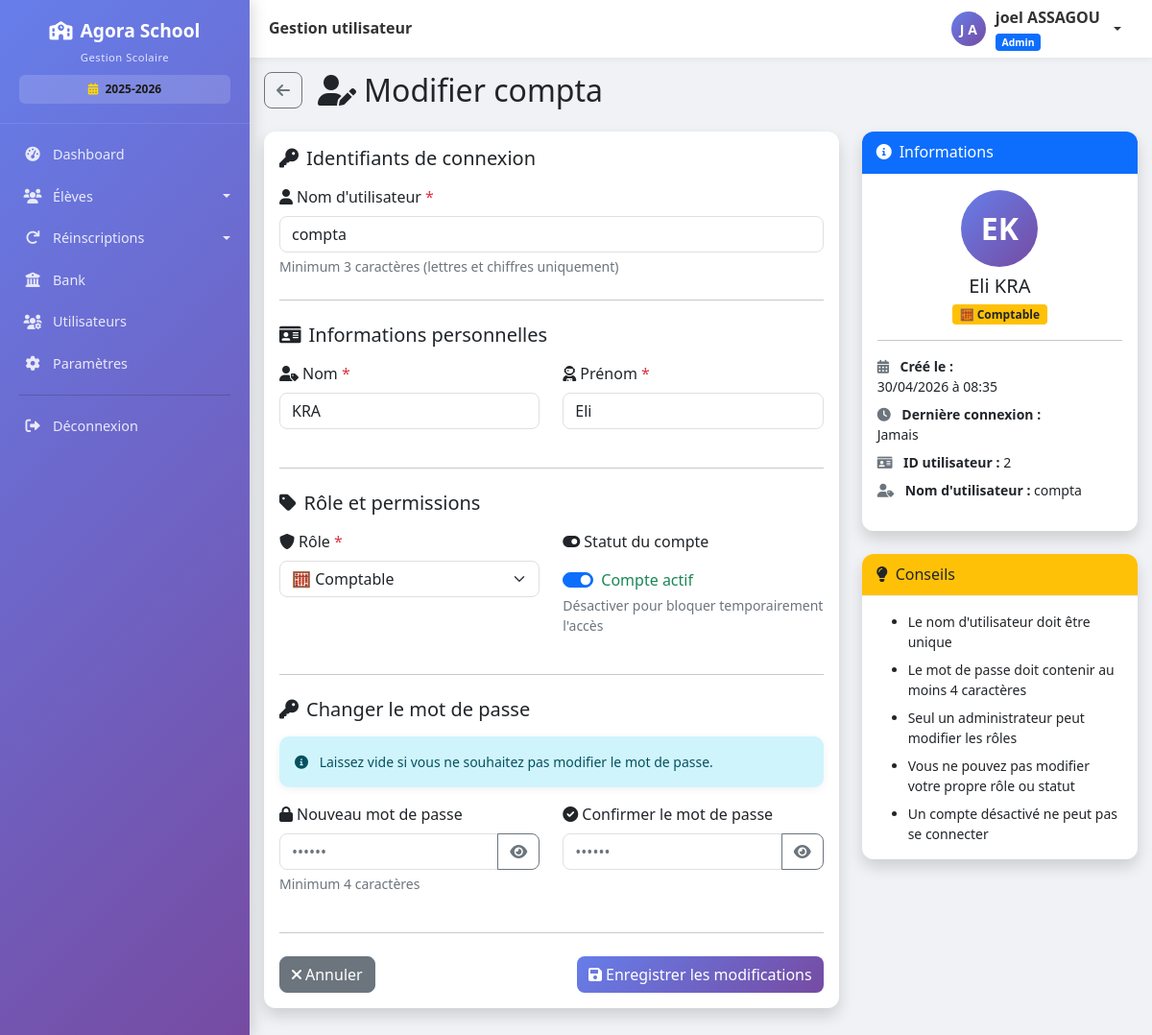
Page /utilisateurs/2/modifier (signed in) on the earlier database version.
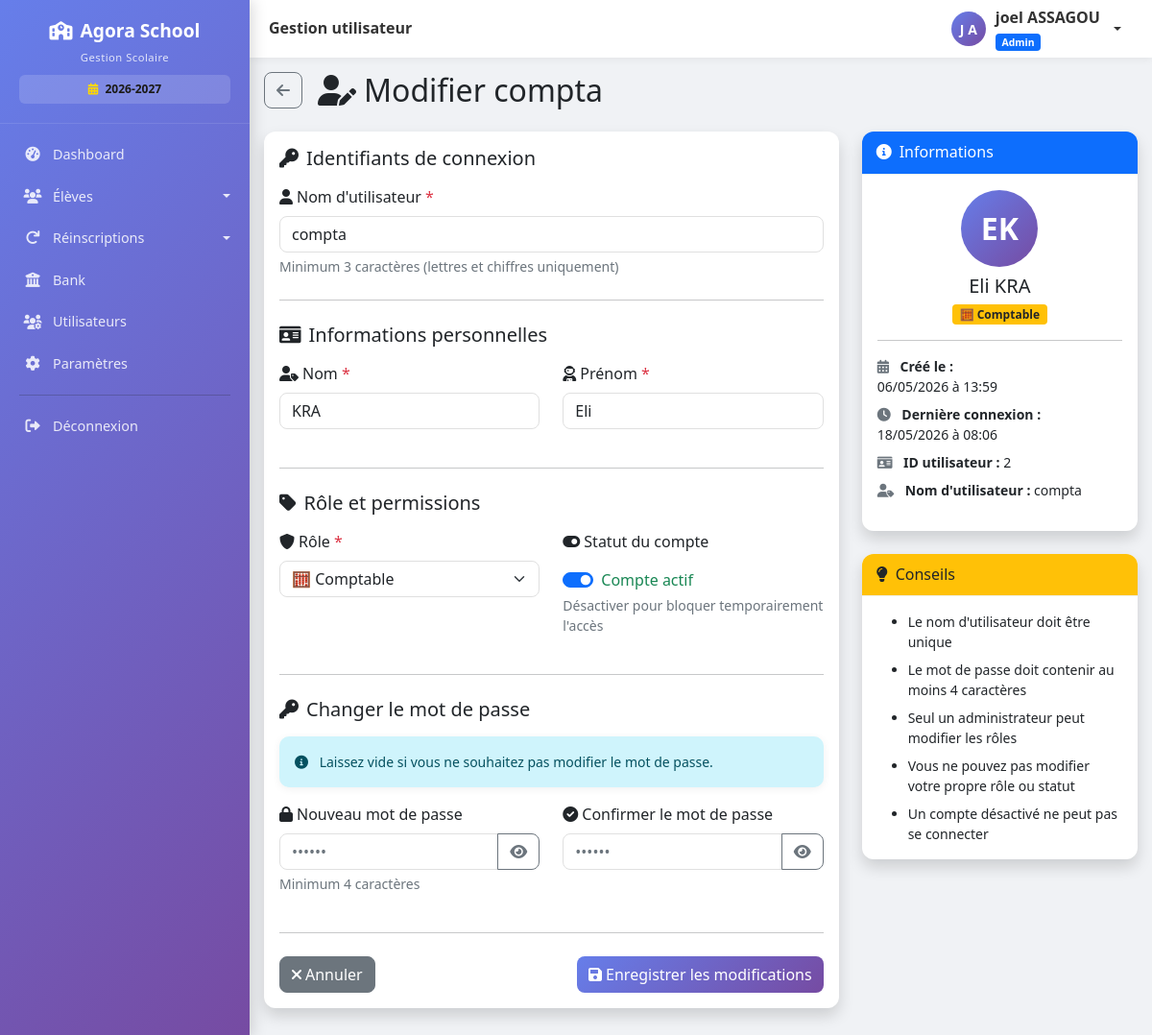
Same page on the later database version.
### models.py (models this page shows, shortened)
class Parametre(db.Model):
    __tablename__ = 'parametres'
    id = db.Column(db.Integer, primary_key=True)
    cle = db.Column(db.String(100), unique=True, nullable=False)
    valeur = db.Column(db.String(500))
    description = db.Column(db.String(200))
    date_modification = db.Column(db.DateTime, default=datetime.utcnow, onupdate=datetime.utcnow)

class User(UserMixin, db.Model):
    __tablename__ = 'users'
    id = db.Column(db.Integer, primary_key=True)
    username = db.Column(db.String(80), unique=True, nullable=False, index=True)
    password_hash = db.Column(db.String(200), nullable=False)
    nom = db.Column(db.String(100), nullable=False)
    prenom = db.Column(db.String(100), nullable=False)
    role = db.Column(db.String(20), default='user')  # admin, comptable, user
    actif = db.Column(db.Boolean, default=True)
    created_at = db.Column(db.DateTime, default=datetime.utcnow)
    last_login = db.Column(db.DateTime, nullable=True)
    @property
    def nom_complet(self):
        return f"{self.prenom} {self.nom}"

### routes.py (the view, shortened to what this page needs)
@app.route('/utilisateurs/<int:user_id>/modifier', methods=['GET', 'POST'])
@login_required
@admin_required
def modifier_utilisateur(user_id):
    utilisateur = User.query.get_or_404(user_id)
    utilisateurs_admin_count = User.query.filter_by(role='admin', actif=True).count()
    return render_template('utilisateurs/modifier.html',
                         utilisateur=utilisateur,
                         utilisateurs_admin_count=utilisateurs_admin_count)

### app.py (called while the page is built)
@app.after_request
def close_db_connection(response):
    try:
        db.session.close()
    except:
        pass
    return response

### routes.py (called while the page is built)
@login_manager.user_loader
def load_user(user_id):
    return User.query.get(int(user_id))

def admin_required(f):
    @wraps(f)
    def decorated_function(*args, **kwargs):
        if not current_user.is_authenticated or current_user.role != 'admin':
            flash('Accès réservé aux administrateurs', 'danger')
            return redirect(url_for('liste_eleves'))
        return f(*args, **kwargs)
    return decorated_function

@app.context_processor
def injecter_parametres_ecole():
    try:
        params = Parametre.query.all()
        parametres = {p.cle: p.valeur for p in params}
    except:
        parametres = {}
    defaults = {
        'nom_ecole': 'GS LAUREADES',
        'devise': 'FCFA',
        'annee_scolaire': '2024-2025',
        'adresse_ecole': '',
        'telephone_ecole': '',
        'email_notification': ''
    }
    for key, value in defaults.items():
        if key not in parametres or not parametres[key]:
            parametres[key] = value
    return dict(parametres_ecole=parametres)

### templates/utilisateurs/modifier.html (shortened to what the changed rows need)
{% extends "base.html" %}
{% block content %}
<div class="d-flex align-items-center mb-4">
    <a href="{{ url_for('liste_utilisateurs') }}" class="btn btn-outline-secondary me-3">
        <i class="fas fa-arrow-left"></i>
    </a>
    <h2 class="mb-0"><i class="fas fa-user-edit me-2"></i>Modifier {{ utilisateur.username }}</h2>
</div>
<div class="row">
    <div class="col-lg-8">
        <div class="card shadow">
            <div class="card-body">
                <form method="POST" id="userForm">
                    <div class="mb-3">
                        <label for="username" class="form-label">
                            <i class="fas fa-user me-1"></i>Nom d'utilisateur
                            <span class="text-danger">*</span>
                        </label>
                        <input type="text"
                               class="form-control"
                               id="username"
                               name="username"
                               value="{{ utilisateur.username }}"
                               required
                               minlength="3">
                        <div class="form-text">Minimum 3 caractères (lettres et chiffres uniquement)</div>
                    </div>
                    <div class="row">
                        <div class="col-md-6 mb-3">
                            <label for="nom" class="form-label">
                                <i class="fas fa-user-tag me-1"></i>Nom
                                <span class="text-danger">*</span>
                            </label>
                            <input type="text"
                                   class="form-control"
                                   id="nom"
                                   name="nom"
                                   value="{{ utilisateur.nom }}"
                                   required
                                   minlength="2">
                        </div>
                        <div class="col-md-6 mb-3">
                            <label for="prenom" class="form-label">
                                <i class="fas fa-user-astronaut me-1"></i>Prénom
                                <span class="text-danger">*</span>
                            </label>
                            <input type="text"
                                   class="form-control"
                                   id="prenom"
                                   name="prenom"
                                   value="{{ utilisateur.prenom }}"
                                   required
                                   minlength="2">
                        </div>
                    </div>
                    <div class="row">
                        <div class="col-md-6 mb-3">
                            <label for="role" class="form-label">
                                <i class="fas fa-shield-alt me-1"></i>Rôle
                                <span class="text-danger">*</span>
                            </label>
                            <select class="form-select" id="role" name="role" {% if utilisateur.id == current_user.id %}disabled{% endif %}>
                                <option value="comptable" {% if utilisateur.role == 'comptable' %}selected{% endif %}>
                                    🧮 Comptable
                                </option>
                            </select>
                        </div>
                        <div class="col-md-6 mb-3">
                            <div class="form-check form-switch mt-2">
                                <input class="form-check-input" type="checkbox" id="actif" name="actif"
                                       {% if utilisateur.actif %}checked{% endif %}
                                       {% if utilisateur.id == current_user.id %}disabled{% endif %}>
                                <label class="form-check-label" for="actif">
                                    <span id="statutLabel" class="{% if utilisateur.actif %}text-success{% else %}text-danger{% endif %}">
                                    </span>
                                </label>
                            </div>
                        </div>
                    </div>
                </form>
            </div>
        </div>
    </div>
    <div class="col-lg-4">
        <div class="card shadow mb-4">
            <div class="card-body">
                <div class="text-center mb-3">
                    <div class="avatar-lg mx-auto mb-2">
                        <span class="avatar-initials">{{ utilisateur.prenom[0] }}{{ utilisateur.nom[0] }}</span>
                    </div>
                    <h5 class="mb-1">{{ utilisateur.nom_complet }}</h5>
                    <span class="badge {% if utilisateur.role == 'admin' %}bg-danger{% elif utilisateur.role == 'comptable' %}bg-warning text-dark{% else %}bg-info{% endif %}">
                        {% if utilisateur.role == 'admin' %}👑 Administrateur
                        {% elif utilisateur.role == 'comptable' %}🧮 Comptable
                        {% else %}👤 Opérateur{% endif %}
                    </span>
                </div>
                <ul class="list-unstyled small">
                    <li class="mb-2">
                        <i class="fas fa-calendar-alt me-2 text-muted"></i>
                        <strong>Créé le :</strong><br>
                        {{ utilisateur.created_at.strftime('%d/%m/%Y à %H:%M') if utilisateur.created_at else 'N/A' }}
                    </li>
                    <li class="mb-2">
                        <i class="fas fa-clock me-2 text-muted"></i>
                        <strong>Dernière connexion :</strong><br>
                        {{ utilisateur.last_login.strftime('%d/%m/%Y à %H:%M') if utilisateur.last_login else 'Jamais' }}
                    </li>
                    <li class="mb-2">
                        <i class="fas fa-id-card me-2 text-muted"></i>
                        <strong>ID utilisateur :</strong> {{ utilisateur.id }}
                    </li>
                    <li>
                        <i class="fas fa-user-tag me-2 text-muted"></i>
                        <strong>Nom d'utilisateur :</strong> {{ utilisateur.username }}
                    </li>
                </ul>
            </div>
        </div>
    </div>
</div>
{% endblock %}

### templates/base.html (shortened to what the changed rows need)
<!DOCTYPE html>
<html lang="fr">
<head>
    <link href="https://cdn.jsdelivr.net/npm/bootstrap@5.1.3/dist/css/bootstrap.min.css" rel="stylesheet">
    <link rel="stylesheet" href="https://cdnjs.cloudflare.com/ajax/libs/font-awesome/6.0.0/css/all.min.css">
    <link href="https://cdn.datatables.net/1.11.5/css/dataTables.bootstrap5.min.css" rel="stylesheet">
</head>
<body>
    <div class="app-layout">
        {% if current_user.is_authenticated %}
        <aside class="sidebar" id="sidebar">
            <div class="sidebar-logo">
                <h4><i class="fas fa-school me-2"></i>Agora School</h4>
                <small>Gestion Scolaire</small>
                {% set annee_active = parametres_ecole.get('annee_scolaire_active', '2025-2026') if parametres_ecole else '2025-2026' %}
                <div style="margin-top: 8px; padding: 6px 10px; background: rgba(255,255,255,0.15); border-radius: 6px; font-size: 0.75rem;">
                    <i class="fas fa-calendar-alt me-1" style="color: #ffd700;"></i>
                    <strong style="color: #1b1a16;">{{ annee_active }}</strong>
                </div>
            </div>
            <nav class="sidebar-nav">
                {% if current_user.role == 'admin' %}
                <a class="nav-link {% if request.endpoint == 'dashboard' %}active{% endif %}"
                   href="{{ url_for('dashboard') }}">
                    <i class="fas fa-tachometer-alt"></i> Dashboard
                </a>
                {% endif %}
                <div class="eleves-dropdown">
                    <a class="nav-link dropdown-toggle {% if request.endpoint == 'liste_eleves' %}active{% endif %}"
                       href="#" onclick="toggleSidebarDropdown(event, this)">
                        <i class="fas fa-users"></i> Élèves
                    </a>
                </div>
                {% if current_user.role in ['admin', 'comptable'] %}
                <div class="eleves-dropdown">
                    <a class="nav-link dropdown-toggle {% if request.endpoint in ['liste_reinscriptions', 'reinscrire_anciens'] %}active{% endif %}"
                       href="#" onclick="toggleSidebarDropdown(event, this)">
                        <i class="fas fa-redo"></i> Réinscriptions
                    </a>
                </div>
                {% endif %}
                {% if current_user.role in ['admin', 'comptable'] %}
                <a class="nav-link {% if request.endpoint == 'bank' %}active{% endif %}"
                   href="{{ url_for('bank') }}">
                    <i class="fas fa-university"></i> Bank
                </a>
                {% endif %}
                {% if current_user.role == 'admin' %}
                <a class="nav-link {% if request.endpoint == 'liste_utilisateurs' %}active{% endif %}"
                   href="{{ url_for('liste_utilisateurs') }}">
                    <i class="fas fa-users-cog"></i> Utilisateurs
                </a>
                <a class="nav-link {% if request.endpoint == 'parametres' %}active{% endif %}"
                   href="{{ url_for('parametres') }}">
                    <i class="fas fa-cog"></i> Paramètres
                </a>
                {% endif %}
                <hr>
                <a class="nav-link" href="{{ url_for('logout') }}">
                    <i class="fas fa-sign-out-alt"></i> Déconnexion
                </a>
            </nav>
        </aside>
        {% endif %}
        <main class="main-area">
            <div class="page-content" id="pageContent">
                {% block content %}{% endblock %}
            </div>
        </main>
    </div>
</body>
</html>

Differences in the rows shown:
changed Parametre: valeur "2025-2026" → "2026-2027"
changed User "compta": created_at "30/04/2026 à 08:35" → "06/05/2026 à 13:59"; last_login "Jamais" → "18/05/2026 à 08:06"
